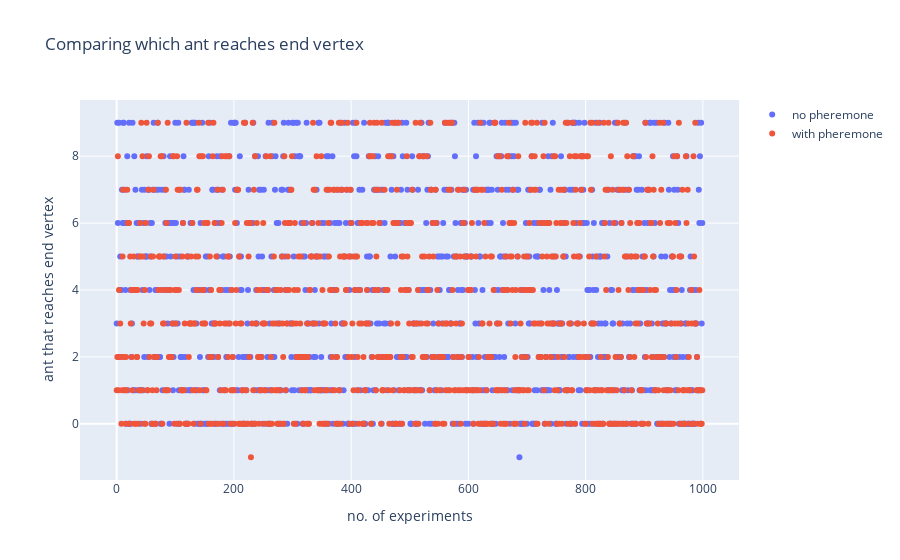

Write notebook code for a chart like this one.
### Code cell
fig = go.Figure()
x_axis = list(range(num_points))

fig.add_trace(go.Scatter(x=x_axis, y=ant_winner_list,
                    mode='markers',
                    name='no pheremone'))
fig.add_trace(go.Scatter(x=x_axis, y=ant_winner_list_opt,
                    mode='markers',
                    name='with pheremone'))
fig.update_layout(title='Comparing which ant reaches end vertex',
                   xaxis_title='no. of experiments',
                   yaxis_title='ant that reaches end vertex')
fig.show()
print("Mean ant winner without pheremone: ", statistics.mean(ant_winner_list))
print("Median ant winner without pheremone: ", statistics.median(ant_winner_list))
print("Mean ant winner with pheremone: ", statistics.mean(ant_winner_list_opt))
print("Median ant winner with pheremone: ", statistics.median(ant_winner_list_opt))

### Figure 1 — Plotly figure (JSON) as saved in the notebook; plotly's stock layout.template omitted (floating-point values rounded to 4 significant figures; data arrays with more than 128 entries replaced by an {"elided": "..."} marker saying what was removed)
{"data": [{"mode": "markers", "name": "no pheremone", "type": "scatter", "x": {"elided": "1000 int values"}, "y": {"elided": "1000 int values"}}, {"mode": "markers", "name": "with pheremone", "type": "scatter", "x": {"elided": "1000 int values"}, "y": {"elided": "1000 int values"}}], "layout": {"title": {"text": "Comparing which ant reaches end vertex"}, "xaxis": {"title": {"text": "no. of experiments"}}, "yaxis": {"title": {"text": "ant that reaches end vertex"}}}}
